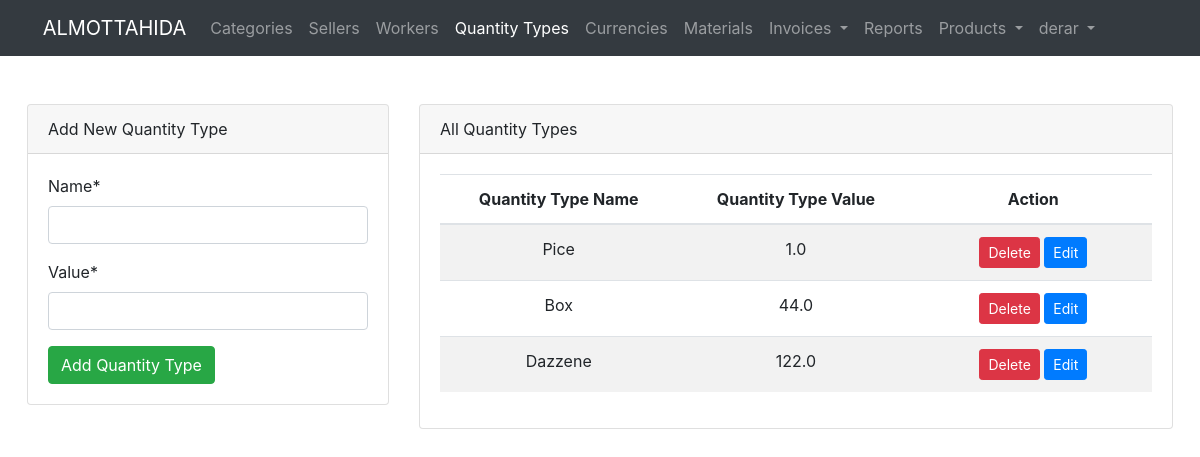
Before: /quantity_types/ (signed in) with the older database file.
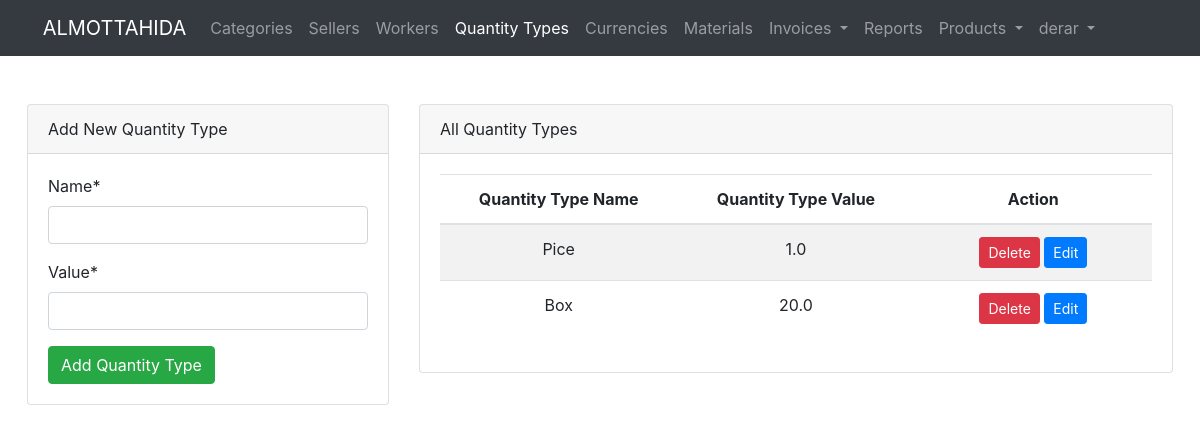
After: the same page with the newer database file.
### product/models.py (models this page shows, shortened)
class QuantityType(models.Model):
    name = models.CharField(max_length=30, unique=True)
    value = models.FloatField()

### product/views.py (the view)
# urls.py: path("quantity_types/", views.all_quantity_types, name='quantity_type.all'),
@login_required(login_url=LOGIN_URL)
def all_quantity_types(request):
    if request.method == 'POST':
        method = request.POST.get("method").lower()
        if method == "post":
            form = QuantityTypeForm(request.POST)
            if form.is_valid():
                form.save()
                messages.add_message(request, messages.SUCCESS, 'Quantity Type added successfully.')
                return redirect("quantity_type.all")
        elif method == "delete":
            quantity_type_id = request.POST.get("quantity_type_id")
            QuantityType.objects.get(pk=quantity_type_id).delete()
            messages.add_message(request, messages.WARNING, 'Quantity Type deleted successfully.')
            return redirect("quantity_type.all")
        elif method == "put":
            quantity_type_id = request.POST.get("quantity_type_id")
            quantity_type_name = request.POST.get("name")
            quantity_type_value = request.POST.get("value")
            quantity_type_exists = QuantityType.objects.filter(name=quantity_type_name).exclude(pk=quantity_type_id)
            if not quantity_type_exists:
                quantity_type = QuantityType.objects.get(pk=quantity_type_id)
                quantity_type.name = quantity_type_name
                quantity_type.value = quantity_type_value
                quantity_type.save()
                messages.add_message(request, messages.SUCCESS, 'Quantity Type updated successfully.')
            else:
                messages.add_message(request, messages.WARNING, 'Quantity Type data exists')
            return redirect("quantity_type.all")
    else:
        form = QuantityTypeForm()
        quantity_types = QuantityType.objects.all()
    page = request.GET.get('page', 1)
    paginator = Paginator(quantity_types, 15)
    try:
        quantity_types = paginator.page(page)
    except PageNotAnInteger:
        quantity_types = paginator.page(1)
    except EmptyPage:
        quantity_types = paginator.page(paginator.num_pages)
    return render(request, 'quantity_type/all.html', {'quantity_types': quantity_types, "form": form})

### product/forms.py
class QuantityTypeForm(ModelForm):
    class Meta:
        model = QuantityType
        fields = "__all__"

### templates/quantity_type/all.html (shortened to what this page needs)
{% extends "base.html" %}
{% load crispy_forms_tags %}
{% block content %}
    <div class="row">
        <div class="col-12 col-md-4 mb-4">
            <div class="card">
                <div class="card-header">
                    Add New Quantity Type
                </div>
                <div class="card-body">
                    <form method="post" action="{% url 'quantity_type.all' %}">
                        {{ form|crispy }}
                        <button type="submit" class="btn btn-success">Add Quantity Type</button>
                    </form>
                </div>
            </div>
        </div>
        <div class="col-12 col-md-8 ">
            <div class="card">
                <div class="card-header">
                    All Quantity Types
                </div>
                <div class="card-body">
                    <table class="table table-responsive-md table-striped">
                        <thead>
                        <tr>
                            <th>Quantity Type Name</th>
                            <th>Quantity Type Value</th>
                            <th>Action</th>
                        </tr>
                        </thead>
                        <tbody>
                        {% for quantity_type in quantity_types %}
                            <tr>
                                <td>{{ quantity_type.name }}</td>
                                <td>{{ quantity_type.value }}</td>
                                <td>
                                    <button type="button" class="btn btn-danger btn-sm delete-btn" data-toggle="modal"
                                            data-target="#deleteModal" data-id="{{ quantity_type.id }}">
                                        Delete
                                    </button>
                                    <button type="button" class="btn btn-primary btn-sm edit-btn" data-toggle="modal"
                                            data-target="#updateModal" data-id="{{ quantity_type.id }}"
                                            data-value="{{ quantity_type.value }}"
                                            data-name="{{ quantity_type.name }} ">
                                        Edit
                                    </button>
                                </td>
                            </tr>
                        {% endfor %}
                        </tbody>
                    </table>
                </div>
            </div>
        </div>
    </div>
{% endblock %}

Changed rows visible on the page:
removed QuantityType: name "Dazzene", value "122.0"
changed QuantityType "Box": value "44.0" → "20.0"
